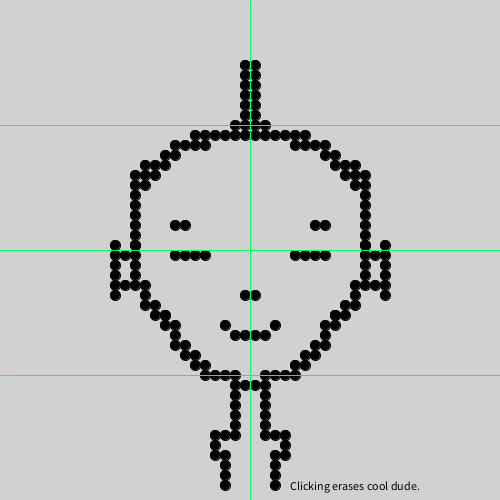
Frame 1 (no input)
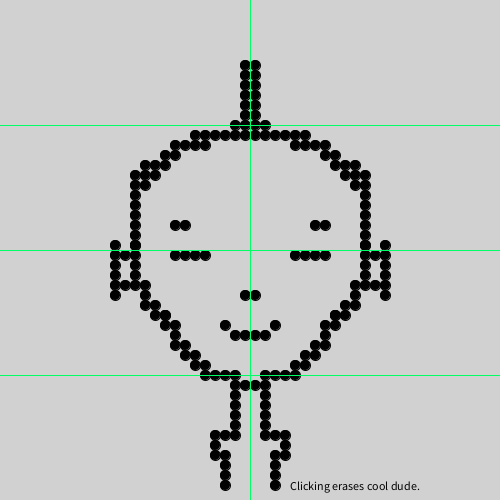
Frame 60 (the mouse pressed at the canvas centre just before this capture)
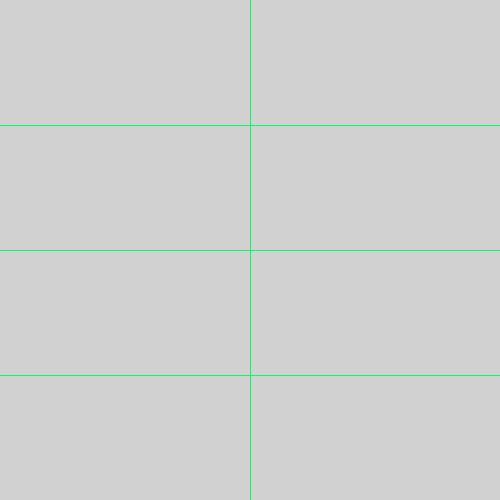
Frame 120 (the mouse held since frame 60 and released just before this capture)

The Processing sketch that drew these frames (run headless with seeded random() and noise(); from frame 60 on, the mouse is pressed at the canvas centre):

// Processing sketch: processing_70846
// ── processing_70846.pde

//Robb Godshaw 2012 www.robb.cc
//Fun little face drawing thing

int clear = 0;
int cleared = 0;

void setup(){
  size(500,500);
  smooth();
  background(255-0.18*255);//I like 18% grey.
  fill(1);//0 is too dark.
 text("Clicking erases cool dude.",width/2+40, int(height-10));
 
 initialFace();
}

void draw(){
stroke(0,255,100);//neon green
strokeWeight(1);

line(width/2,0,width/2,height);//vertical centerline
line(0,height/2,width,height/2);//horizontal centerline
line(0,height/4,width,height/4);//top face guideline
line(0,3*height/4,width,3*height/4);//lower face guideline
noStroke();

if(clear == 1 && cleared == 0)//this little gut clears the face on the first click.
{
background(255-0.18*255);//overwrites the canvas with grey
cleared=1;//makes sure it doesn't happen twice
  }
}

void c(float cX, float cY){//this is a fixed size circle function.
  int rad = 5;
  ellipse(cX,cY, 2*rad, 2*rad);
}


 void mousePressed() {//on click: clear the canvas.
   clear=1;
 int coordX = mouseX, coordY = mouseY;
 int XX = coordX+5-(coordX % 10); //point on 10px grid near mouseX
 int YY = (coordY+5-(coordY % 10)); //point on 10px grid near mouseY
 int XXX = (width-(coordX+5-(coordX % 10))); //point reflected from XX
 int YYY = (coordY+5-(coordY % 10));   //point reflected from YY
 
    c(XX,YY); //draw primary circle
    c(XXX,YYY);//draw secondary circle
    
    print("c("+XX+","); println(YY+");");//prints the usable code that we start off with
    print("c("+XXX+","); println(YYY+");");//allowed me to compose with the mouse and then copy/paste from the console.
  } 
 

void initialFace(){//this function is called in set up, then blanked on click.
//the following code was generated with the print functions above, then copy/pasted here.
c(175,255);
c(325,255);
c(235,375);
c(265,375);
c(245,385);
c(255,385);
c(245,125);
c(255,125);
c(235,135);
c(265,135);
c(225,135);
c(275,135);
c(215,135);
c(285,135);
c(205,145);
c(295,145);
c(195,145);
c(305,145);
c(185,145);
c(315,145);
c(175,155);
c(325,155);
c(165,155);
c(335,155);
c(155,165);
c(345,165);
c(145,175);
c(355,175);
c(145,185);
c(355,185);
c(135,195);
c(365,195);
c(135,205);
c(365,205);
c(135,215);
c(365,215);
c(135,225);
c(365,225);
c(135,235);
c(365,235);
c(135,245);
c(365,245);
c(135,245);
c(365,245);
c(135,255);
c(365,255);
c(135,265);
c(365,265);
c(135,275);
c(365,275);
c(145,285);
c(355,285);
c(145,295);
c(355,295);
c(155,305);
c(345,305);
c(165,315);
c(335,315);
c(165,315);
c(335,315);
c(165,325);
c(335,325);
c(175,335);
c(325,335);
c(185,345);
c(315,345);
c(185,355);
c(315,355);
c(195,365);
c(305,365);
c(205,365);
c(295,365);
c(215,375);
c(285,375);
c(225,375);
c(275,375);
c(235,335);
c(265,335);
c(245,335);
c(255,335);
c(275,325);
c(225,325);
c(185,255);
c(315,255);
c(195,255);
c(305,255);
c(205,255);
c(295,255);
c(175,225);
c(325,225);
c(185,225);
c(315,225);
c(245,135);
c(255,135);
c(245,115);
c(255,115);
c(245,105);
c(255,105);
c(245,85);
c(255,85);
c(245,95);
c(255,95);
c(245,75);
c(255,75);
c(235,125);
c(265,125);
c(245,65);
c(255,65);
c(195,355);
c(305,355);
c(325,345);
c(175,345);
c(325,325);
c(175,325);
c(355,305);
c(145,305);
c(365,285);
c(135,285);
c(365,185);
c(135,185);
c(355,165);
c(145,165);
c(325,145);
c(175,145);
c(295,135);
c(205,135);
c(375,255);
c(125,255);
c(385,245);
c(115,245);
c(385,255);
c(115,255);
c(385,265);
c(115,265);
c(385,275);
c(115,275);
c(385,285);
c(115,285);
c(385,295);
c(115,295);
c(375,285);
c(125,285);
c(345,315);
c(155,315);
c(295,375);
c(205,375);
c(265,385);
c(235,385);
c(235,395);
c(265,395);
c(235,415);
c(265,415);
c(235,405);
c(265,405);
c(235,425);
c(265,425);
c(225,435);
c(275,435);
c(215,435);
c(285,435);
c(215,445);
c(285,445);
c(215,455);
c(285,455);
c(225,455);
c(275,455);
c(225,465);
c(275,465);
c(225,475);
c(275,475);
c(225,485);
c(275,485);
c(235,435);
c(265,435);
c(245,295);
c(255,295);
c(165,165);
c(335,165);
c(155,175);
c(345,175);
c(135,175);
c(365,175);
c(305,135);
c(195,135);
}
